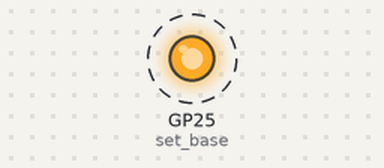
Simulated run of this program. Board: Raspberry Pi Pico running MicroPython. Shown: output pins drawn as LEDs (lit = HIGH). Dashed ring = blinking. What the program prints to the serial console is not drawn.

Above: at 0.2 s.
Timing chart, 0 to 3.0 s (numbered marks = the images above):
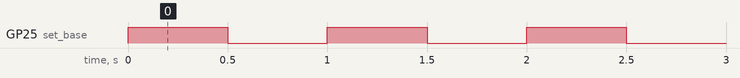

Measured:
- by itself, GP25 (set_base): alternates HIGH for 0.50 s and LOW for 0.50 s

The program:

v5_pio1_irq_uP.py
```python
import time
from machine import Pin
import rp2

# Definiert ein PIO-Programm (Programmable Input/Output) mit dem Namen blink_1hz
@rp2.asm_pio(set_init=rp2.PIO.OUT_LOW)
def blink_1hz():
    # Die gesamte Anzahl der Zyklen für den ersten Teil des Programms: 1 + 1 + 6 + 32 * (30 + 1) = 1000
    # Der IRQ wird ausgelöst, indem eine relative Adresse von 0 angegeben wird.
    irq(rel(0))

    # Setzt den Pin auf High (1), um die LED einzuschalten.
    set(pins, 1)

    # Lädt den Wert 31 in das x-Register und wartet dann 5 zusätzliche Zyklen.
    set(x, 31)                  [5]

    # Bezeichnet den Start der Verzögerungsschleife für den High-Zustand.
    label("delay_high")

    # Wartet für 30 Zyklen (NOP = No Operation).
    nop()                       [29]

    # Verringert das x-Register und springt zurück zu "delay_high", wenn x nicht null ist.
    jmp(x_dec, "delay_high")

    # Die gesamte Anzahl der Zyklen für den zweiten Teil des Programms: 1 + 7 + 32 * (30 + 1) = 1000
    # Setzt den Pin auf Low (0), um die LED auszuschalten.
    set(pins, 0)

    # Lädt den Wert 31 in das x-Register und wartet dann 6 zusätzliche Zyklen.
    set(x, 31)                  [6]

    # Bezeichnet den Start der Verzögerungsschleife für den Low-Zustand.
    label("delay_low")

    # Wartet für 30 Zyklen (NOP = No Operation).
    nop()                       [29]

    # Verringert das x-Register und springt zurück zu "delay_low", wenn x nicht null ist.
    jmp(x_dec, "delay_low")

# Erstellt die StateMachine mit dem blink_1hz Programm und gibt die Signale auf Pin(25) aus.
sm = rp2.StateMachine(0, blink_1hz, freq=2000, set_base=Pin(25))

# Setzt den IRQ-Handler, um den Millisekunden-Zeitstempel auszugeben.
sm.irq(lambda p: print(time.ticks_ms()))

# Startet die StateMachine.
sm.active(1)
```
